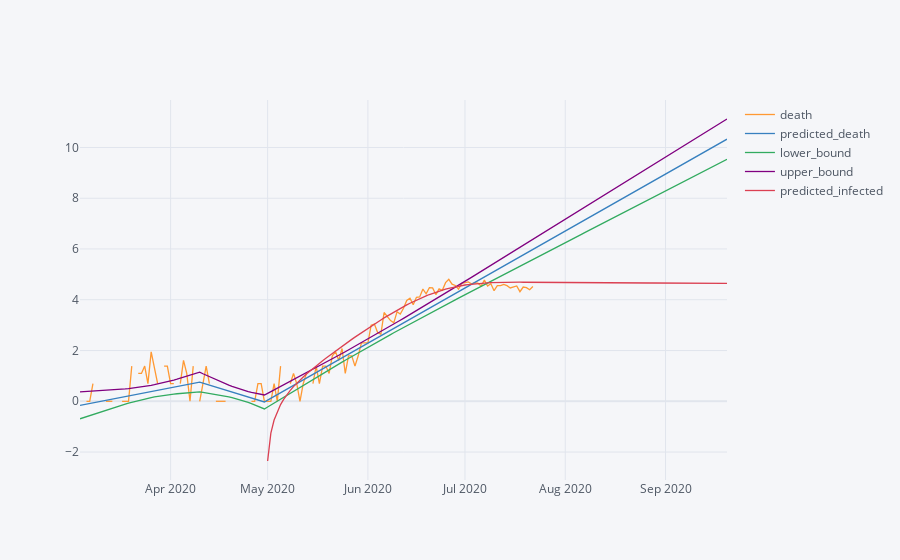

This figure's notebook cell:
### Code cell
log_fit.merge(log_daily_predicted_case, left_index=True, right_index=True, how='left').iplot()

### Figure 1 — Plotly figure (JSON) as saved in the notebook; plotly's stock layout.template omitted (floating-point values rounded to 4 significant figures; data arrays with more than 128 entries replaced by an {"elided": "..."} marker saying what was removed)
{"data": [{"line": {"color": "rgba(255, 153, 51, 1.0)", "dash": "solid", "shape": "linear", "width": 1.3}, "mode": "lines", "name": "death", "text": "", "type": "scatter", "x": {"elided": "201 str values"}, "y": {"elided": "201 mixed values"}}, {"line": {"color": "rgba(55, 128, 191, 1.0)", "dash": "solid", "shape": "linear", "width": 1.3}, "mode": "lines", "name": "predicted_death", "text": "", "type": "scatter", "x": {"elided": "201 str values"}, "y": {"elided": "201 float values"}}, {"line": {"color": "rgba(50, 171, 96, 1.0)", "dash": "solid", "shape": "linear", "width": 1.3}, "mode": "lines", "name": "lower_bound", "text": "", "type": "scatter", "x": {"elided": "201 str values"}, "y": {"elided": "201 float values"}}, {"line": {"color": "rgba(128, 0, 128, 1.0)", "dash": "solid", "shape": "linear", "width": 1.3}, "mode": "lines", "name": "upper_bound", "text": "", "type": "scatter", "x": {"elided": "201 str values"}, "y": {"elided": "201 float values"}}, {"line": {"color": "rgba(219, 64, 82, 1.0)", "dash": "solid", "shape": "linear", "width": 1.3}, "mode": "lines", "name": "predicted_infected", "text": "", "type": "scatter", "x": {"elided": "201 str values"}, "y": {"elided": "201 mixed values"}}], "layout": {"legend": {"bgcolor": "#F5F6F9", "font": {"color": "#4D5663"}}, "paper_bgcolor": "#F5F6F9", "plot_bgcolor": "#F5F6F9", "title": {"font": {"color": "#4D5663"}}, "xaxis": {"gridcolor": "#E1E5ED", "showgrid": true, "tickfont": {"color": "#4D5663"}, "title": {"font": {"color": "#4D5663"}, "text": ""}, "zerolinecolor": "#E1E5ED"}, "yaxis": {"gridcolor": "#E1E5ED", "showgrid": true, "tickfont": {"color": "#4D5663"}, "title": {"font": {"color": "#4D5663"}, "text": ""}, "zerolinecolor": "#E1E5ED"}}}
